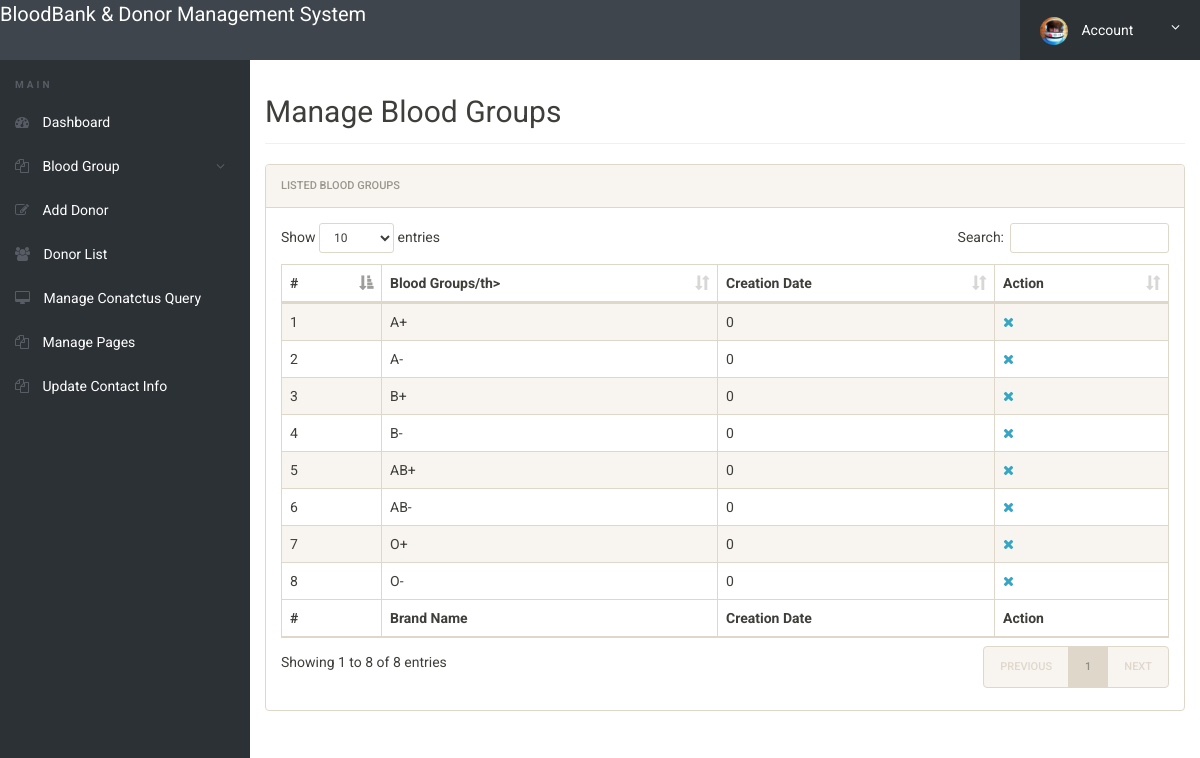
Page /admin/manage-bloodgroup.php (signed in) on the committed database.
### tables this page shows
CREATE TABLE `tblbloodgroup` (
  `id` int(20) NOT NULL,
  `BloodGroup` varchar(50) NOT NULL,
  `PostingDate` int(6) NOT NULL
);

### admin/manage-bloodgroup.php (the view, shortened to what this page needs)
<?php
include('includes/config.php');
if(strlen($_SESSION['alogin'])==0)
	{
header('location:index.php');
}
else{
 ?>
<!doctype html>
<html lang="en" class="no-js">
<head>
	<link rel="stylesheet" href="css/font-awesome.min.css">
	<link rel="stylesheet" href="css/bootstrap.min.css">
	<link rel="stylesheet" href="css/dataTables.bootstrap.min.css">
	<link rel="stylesheet" href="css/bootstrap-social.css">
	<link rel="stylesheet" href="css/bootstrap-select.css">
	<link rel="stylesheet" href="css/fileinput.min.css">
	<link rel="stylesheet" href="css/awesome-bootstrap-checkbox.css">
	<link rel="stylesheet" href="css/style.css">
</head>
<body>
	<?php include('includes/header.php');?>
	<div class="ts-main-content">
		<?php include('includes/leftbar.php');?>
		<div class="content-wrapper">
			<div class="container-fluid">
				<div class="row">
					<div class="col-md-12">
						<h2 class="page-title">Manage Blood Groups</h2>
						<div class="panel panel-default">
							<div class="panel-heading">Listed  Blood Groups</div>
							<div class="panel-body">
								<table id="zctb" class="display table table-striped table-bordered table-hover" cellspacing="0" width="100%">
									<thead>
										<tr>
										<th>#</th>
												<th>Blood Groups/th>
											<th>Creation Date</th>
											<th>Action</th>
										</tr>
									</thead>
									<tfoot>
										<tr>
										<th>#</th>
											<th>Brand Name</th>
											<th>Creation Date</th><th>Action</th>
										</tr>
									</tfoot>
									<tbody>
<?php $sql = "SELECT * from  tblbloodgroup ";
$query = $dbh -> prepare($sql);
$query->execute();
$results=$query->fetchAll(PDO::FETCH_OBJ);
$cnt=1;
if($query->rowCount() > 0)
{
foreach($results as $result)
{				?>
										<tr>
											<td><?php echo htmlentities($cnt);?></td>
											<td><?php echo htmlentities($result->BloodGroup);?></td>
											<td><?php echo htmlentities($result->PostingDate);?></td>
<td>
<a href="manage-bloodgroup.php?del=<?php echo $result->id;?>" onclick="return confirm('Do you want to delete');"><i class="fa fa-close"></i></a></td>
										</tr>
										<?php $cnt=$cnt+1; }} ?>
									</tbody>
								</table>
							</div>
						</div>
					</div>
				</div>
			</div>
		</div>
	</div>
</body>
</html>
<?php } ?>

### admin/css/style.css (style rules this page uses)
html { font-size: 14px; }
@media only screen and (min-width: 480px) { html { font-size: 17px; } }
@media only screen and (min-width: 768px) { html { font-size: 14px; } }
body { font-size: 1em; }
a { color: #37a6c4; }
.panel { overflow: hidden; }
.page-title { padding-bottom: 15px; margin-bottom: 20px; border-bottom: 1px solid #f0f0f0; }
.ts-main-content .content-wrapper { padding-top: 15px; margin-top: 60px; }
@media only screen and (min-width: 992px) { .ts-main-content .content-wrapper { margin-left: 250px; } }

### rows in the picture
tblbloodgroup: BloodGroup "A+", PostingDate "0"
tblbloodgroup: BloodGroup "A-", PostingDate "0"
tblbloodgroup: BloodGroup "B+", PostingDate "0"
tblbloodgroup: BloodGroup "B-", PostingDate "0"
tblbloodgroup: BloodGroup "AB+", PostingDate "0"
tblbloodgroup: BloodGroup "AB-", PostingDate "0"
tblbloodgroup: BloodGroup "O+", PostingDate "0"
tblbloodgroup: BloodGroup "O-", PostingDate "0"
